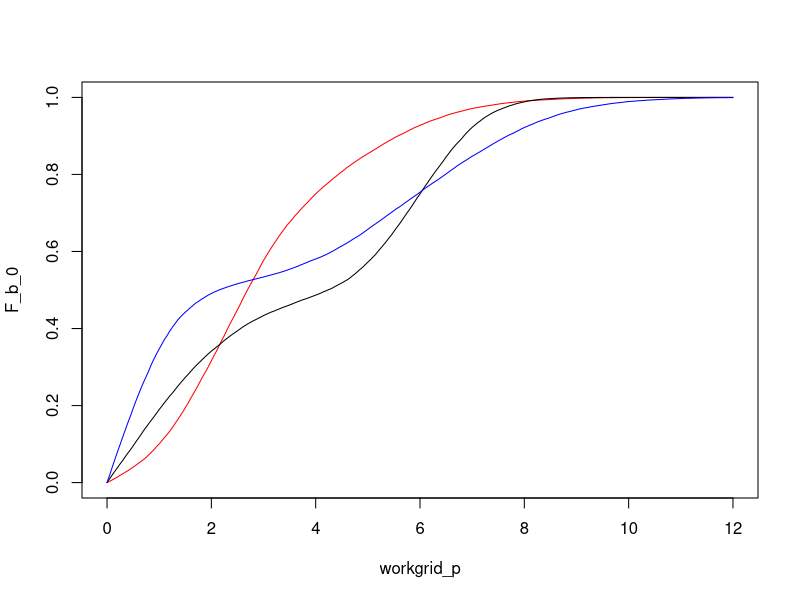
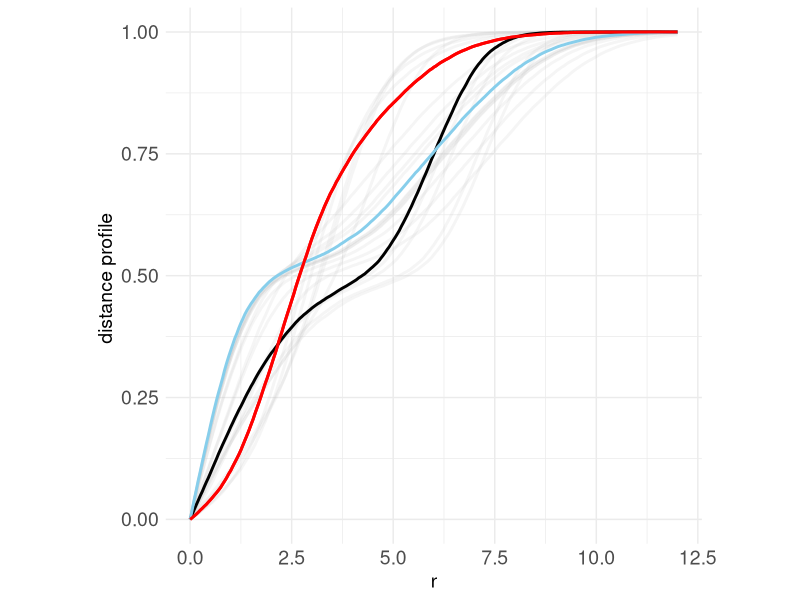

Write the R code that produced these figures, in order. (Note: this script raises an error after producing the figures.)
library(mixtools)
library(ggplot2)
library(reshape2) 
library(gridExtra)
library(parallel)
Get_Inverse <- function(u, y,xout) {
  temp_y <- numeric(length = length(u))
  temp_y <- approx(y, u, xout, rule = 2,ties=min)$y
  return(list(x = xout, y = temp_y))
}
met_R1<-function(a,b){return(abs(a-b))}
Dist_profile<-function(w,t,Training_set,metric){
  S <- unlist(lapply(Training_set,  function(x) metric(x,w)  )) 
  n <- length(Training_set)
  Out <- sapply(t, function(x) sum(S <= x)/n)
  return(Out)
}
Depth_abs<-function(x,Training_set,metric,Q_train,workgrid_p,workgrid_q,tau=0){
  w<-exp(-tau*workgrid_q)
  Q_i<-Get_Inverse(workgrid_p,Dist_profile(x,workgrid_p,Training_set,metric),workgrid_q)$y
  R_i<-sum( abs(Q_train-rep(1,dim(Q_train)[1])%*%t(Q_i) )%*%(w) )/length(Q_i)
  return(expit(R_i/dim(Q_train)[1]))
}
####bimodal
n<-40000
mu <- c(-3, 3)
sigma <- c(1, 2)
lambda <- c(0.5, 0.5)
Training_mat<-matrix(rnormmix(n , mu = mu, sigma = sigma, lambda = lambda),nrow = n,ncol = 1)
Calibration_mat<-matrix(rnormmix(n , mu = mu, sigma = sigma, lambda = lambda),nrow = n,ncol = 1)
Training_set<-list();Calibration_set<-list()
for (i in 1:n) {
  Training_set[[i]]<-Training_mat[i,1]
  Calibration_set[[i]]<-Calibration_mat[i,1]
}
search_grid<-seq(-6,6,0.1)
workgrid_p<-seq(0,12,0.05)

F_b_0<-Dist_profile(-0.9,workgrid_p,Training_set,met_R1)
F_b_3<-Dist_profile(3,workgrid_p,Training_set,met_R1)
F_b_m3<-Dist_profile(-3,workgrid_p,Training_set,met_R1)
plot(workgrid_p,F_b_0,type = "l",col="red")
lines(workgrid_p,F_b_3,type = "l",col="black")
lines(workgrid_p,F_b_m3,type = "l",col="blue")


df_profiles<-list()
for (i in 1:50) {
  df_profiles[[i]]<-data.frame(x=workgrid_p,y=Dist_profile(Training_mat[i,1],workgrid_p,Training_set,met_R1))
}


plot2 <- ggplot(data=data.frame(x=workgrid_p , y=F_b_0), aes(x=x, y=y)) + geom_line(color="red",size=1) +
  labs(x='r',y='distance profile ')+theme_minimal()+
  theme(
    axis.title.x = element_text(size = 14),  # Font size for x-axis label
    axis.title.y = element_text(size = 14),  # Font size for y-axis label
    axis.text.x = element_text(size = 14),   # Font size for x-axis tick labels
    axis.text.y = element_text(size = 14),    # Font size for y-axis tick labels
    aspect.ratio = 1,
    legend.position = "none",
    axis.title = element_text(size = 15))

for (i in 1:20) {
  plot2<-plot2 + geom_line(data=df_profiles[[i]], aes(x=x, y=y),col="gray",alpha=0.15,size=1) 
}


plot2<-plot2 + geom_line(data=data.frame(x=workgrid_p , y=F_b_3), aes(x=x, y=y),col="black",size=1) 
plot2<-plot2 + geom_line(data=data.frame(x=workgrid_p , y=F_b_m3), aes(x=x, y=y),color="skyblue",size=1) 
plot2<-plot2 + geom_line(data=data.frame(x=workgrid_p , y=F_b_0), aes(x=x, y=y),color="red",size=1) 


plot2

#####
workgrid_p<-seq(-10,10,0.05)
density <- lambda[1]*dnorm(workgrid_p, mean = mu[1], sd = sigma[1]) + lambda[2]*dnorm(workgrid_p, mean = mu[2], sd = sigma[2])
df <- data.frame(x = workgrid_p, density = density)

den_3<-lambda[1]*dnorm(3, mean = mu[1], sd = sigma[1]) + lambda[2]*dnorm(3, mean = mu[2], sd = sigma[2])
den_0<-lambda[1]*dnorm(-0.445, mean = mu[1], sd = sigma[1]) + lambda[2]*dnorm(-0.445, mean = mu[2], sd = sigma[2])
den_n3<-lambda[1]*dnorm(-3, mean = mu[1], sd = sigma[1]) + lambda[2]*dnorm(-3, mean = mu[2], sd = sigma[2])


x_interval1 <- c(-4.5, -1.4)
x_interval2 <- c(1.4, 4.7)
plot3<-ggplot(df, aes(x = workgrid_p, y = density)) +
  geom_line() +
  geom_point(data=data.frame(x=-3,y=den_n3),aes(x = x, y = y) ,color="skyblue2",size=2)+
  geom_point(data=data.frame(x=3,y=den_3),aes(x = x, y = y) ,color="black",size=2)+
  geom_point(data=data.frame(x=-0.445,y=den_0),aes(x = x, y = y) ,color="red",size=2)+
  theme_minimal() +
  labs(x = "y",
       y = "density")+
  theme(
    axis.title.x = element_text(size = 14),  # Font size for x-axis label
    axis.title.y = element_text(size = 14),  # Font size for y-axis label
    axis.text.x = element_text(size = 14),   # Font size for x-axis tick labels
    axis.text.y = element_text(size = 14),    # Font size for y-axis tick labels
    aspect.ratio = 1,
    legend.position = "none",
    axis.title = element_text(size = 15))




#### new heat map ###

workgrid_x<-seq(2,3,length=100)
search_grid<-seq(-6,6,length=length(workgrid_x) )
Get_R<-function(k){
  n<-40000
  library(mixtools)
  Get_Inverse <- function(u, y,xout) {
    temp_y <- numeric(length = length(u))
    temp_y <- approx(y, u, xout, rule = 2,ties=min)$y
    return(list(x = xout, y = temp_y))
  }
  expit <- function(x) {
    return(exp(x)/(1+exp(x)))
  }
  met_R1<-function(a,b){return(abs(a-b))}
  Dist_profile<-function(w,t,Training_set,metric){
    S <- unlist(lapply(Training_set,  function(x) metric(x,w)  )) 
    n <- length(Training_set)
    Out <- sapply(t, function(x) sum(S <= x)/n)
    return(Out)
  }
  Depth_abs<-function(x,Training_set,metric,Q_train,workgrid_p,workgrid_q,tau=0){
    w<-exp(-tau*workgrid_q)
    Q_i<-Get_Inverse(workgrid_p,Dist_profile(x,workgrid_p,Training_set,metric),workgrid_q)$y
    R_i<-sum( abs(Q_train-rep(1,dim(Q_train)[1])%*%t(Q_i) )%*%(w) )/length(Q_i)
    return(expit(R_i/dim(Q_train)[1]))
  }
  set.seed(1)
  
  
  workgrid_p<-seq(0,12,0.05)
  workgrid_q<-c(0,sort(rbeta(length(workgrid_p),0.5,0.5)) ,1)
  Heat_m<-matrix(0,length(workgrid_x),length(search_grid))
  
  Unif_set<-list()
  for (i in 1:length(search_grid)) {
    Unif_set[[i]]<-search_grid[i]
  }
  mu <- c(-workgrid_x[k], workgrid_x[k])
  sigma <- c(1, 2)
  lambda <- c(0.5, 0.5)
  Training_mat<-matrix(rnormmix(n , mu = mu, sigma = sigma, lambda = lambda),nrow = n,ncol = 1)
  Calibration_mat<-matrix(rnormmix(n , mu = mu, sigma = sigma, lambda = lambda),nrow = n,ncol = 1)
  Training_set<-list();Calibration_set<-list()
  for (i in 1:n) {
    Training_set[[i]]<-Training_mat[i,1]
    Calibration_set[[i]]<-Calibration_mat[i,1]
  }
  dist_profile <- t(matrix(unlist(lapply(Training_set, function(x) Dist_profile(x, workgrid_p, Training_set,met_R1))),
                           +                            length(workgrid_p) ,length(Training_set) ) )
  inv_dist_profile <- apply(dist_profile, 1, function(x) Get_Inverse(workgrid_p, x,workgrid_q)$y)
  Q_train <- t(inv_dist_profile)
  return(unlist(lapply((Unif_set),function(x) Depth_abs(x,Training_set,met_R1,Q_train,workgrid_p,workgrid_q))) )
}


system.time({
  cl <- makeCluster(getOption("cl.cores", 10));
  res<-parLapply(cl, 1:100,Get_R)
  stopCluster(cl)
  rm(cl)
})

Heat_m<-matrix(0,length(workgrid_x),length(search_grid))

for (i in 1:length(workgrid_x)) {
  Heat_m[i,]<-res[[i]] 
}

df_long <- melt(Heat_m)
colnames(df_long) <- c("x_index", "y_index", "value")

# Map indices to actual coordinates
df_long$x <- scales::rescale(df_long$x_index, to = c(2, 3))       # 1201 columns → [2,3]
df_long$y <- scales::rescale(df_long$y_index, to = c(-6, 6))      # 101 rows → [-6,6]

# Make heatmap
HM<-ggplot(df_long, aes(x = x, y = y, fill = value)) +
  geom_raster() +
  scale_fill_viridis_c(option = "plasma") +
  labs(x = "x", y = "y") +  # removed legend label
  theme_minimal( ) +
  theme(
    legend.position = "none",   # remove legend
    panel.grid = element_blank(),  # remove grid lines
    axis.title.x = element_text(size = 14),  # Font size for x-axis label
    axis.title.y = element_text(size = 14),  # Font size for y-axis label
    axis.text.x = element_text(size = 14),   # Font size for x-axis tick labels
    axis.text.y = element_text(size = 14), 
  )


grid.arrange(HM,plot3, plot2, ncol=3)
